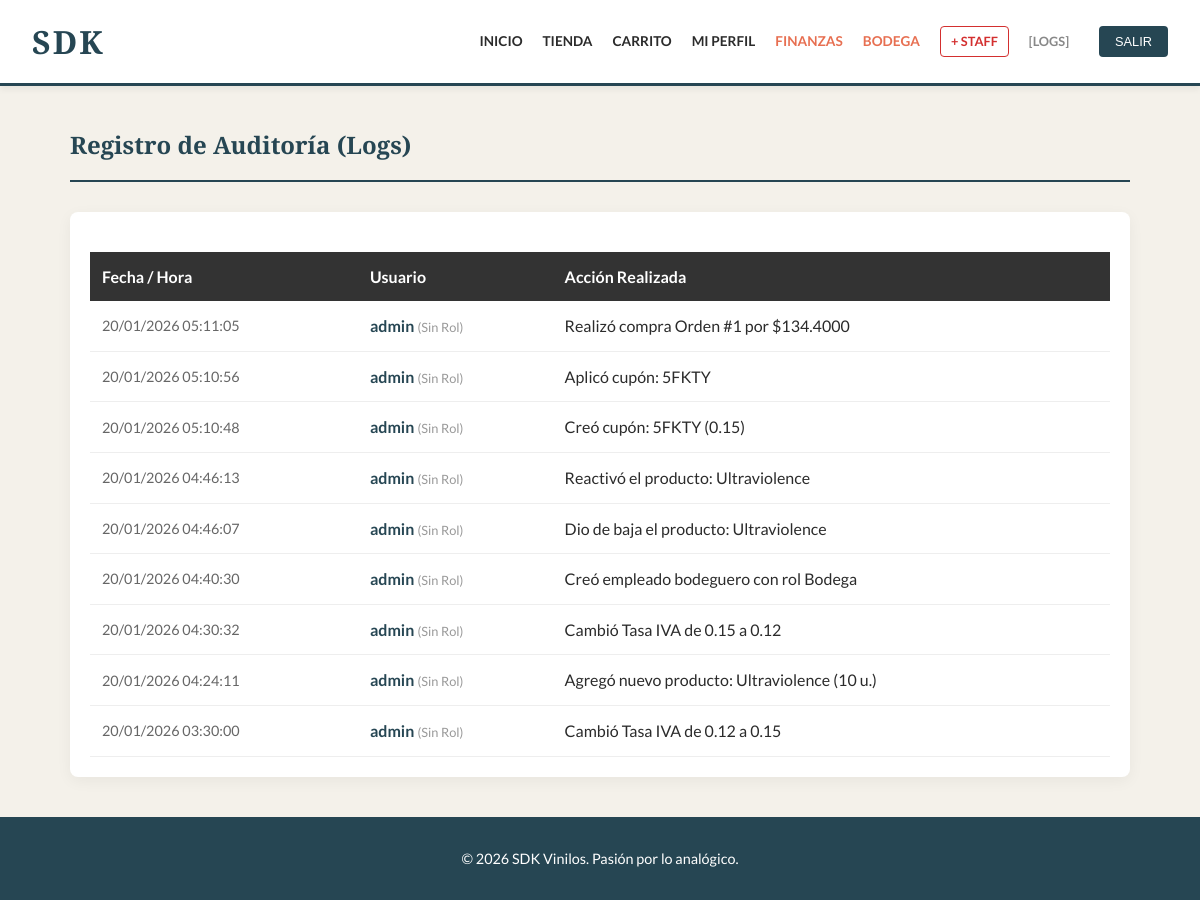
The page /gestion/logs/ (signed in) on the database as committed earlier.
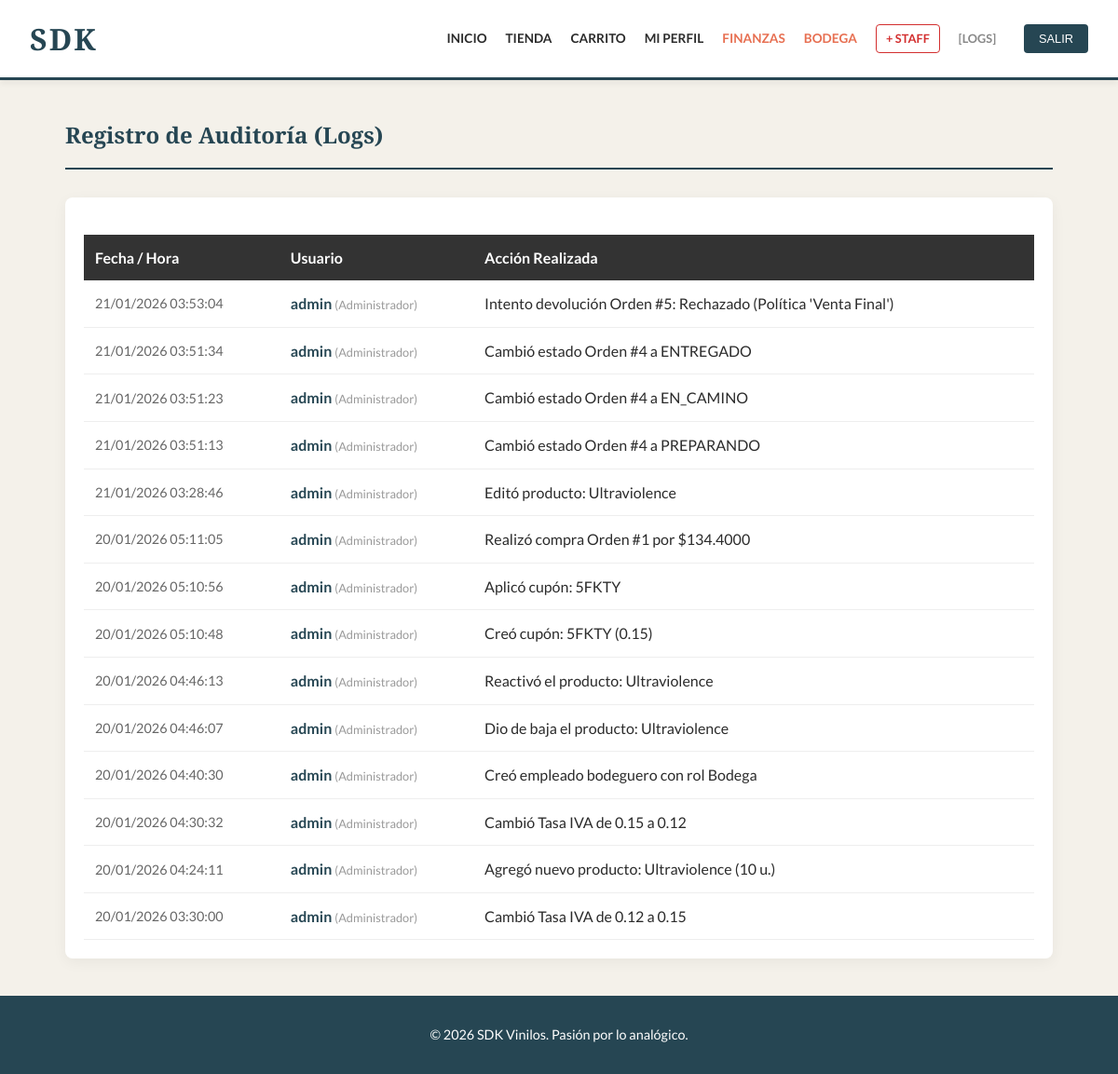
The same page on the database as committed later.
### tienda/models.py (models this page shows, shortened)
class LogAuditoria(models.Model):
    usuario = models.ForeignKey(User, on_delete=models.SET_NULL, null=True)
    accion = models.CharField(max_length=255)
    fecha = models.DateTimeField(auto_now_add=True)

### tienda/views.py (the view)
# urls.py: path('gestion/logs/', views.vistaLogs, name='ver_logs'), # Solo Admin
@user_passes_test(lambda u: u.is_superuser)
def vistaLogs(request):
    logs = LogAuditoria.objects.all().order_by('-fecha')[:100]
    return render(request, 'tienda/admin_logs.html', {'logs': logs})

### tienda/templatetags/roles.py (called while the page is built)
@register.filter(name='tiene_rol')
def tiene_rol(user, nombre_grupo):
    if user.is_superuser:
        return True
    return user.groups.filter(name=nombre_grupo).exists()

### tienda/templates/tienda/admin_logs.html
{% extends 'tienda/base.html' %}
{% block content %}
<h2 style="border-bottom: 2px solid var(--secundario); padding-bottom: 15px; margin-bottom: 30px;">
    Registro de Auditoría (Logs)
</h2>
<div style="background: #fff; padding: 20px; border-radius: 8px; box-shadow: 0 4px 15px rgba(0,0,0,0.05);">
    <table style="width: 100%; border-collapse: collapse;">
        <thead>
            <tr style="background: #333; color: #fff;">
                <th style="padding: 12px; text-align: left;">Fecha / Hora</th>
                <th style="padding: 12px; text-align: left;">Usuario</th>
                <th style="padding: 12px; text-align: left;">Acción Realizada</th>
            </tr>
        </thead>
        <tbody>
            {% for log in logs %}
            <tr style="border-bottom: 1px solid #eee;">
                <td style="padding: 12px; color: #666; font-size: 0.9rem;">
                    {{ log.fecha|date:"d/m/Y H:i:s" }}
                </td>
                <td style="padding: 12px; font-weight: bold; color: var(--secundario);">
                    {% if log.usuario %}
                        {{ log.usuario.username }}
                        <span style="font-weight: normal; font-size: 0.8rem; color: #999;">
                            ({{ log.usuario.groups.first.name|default:"Sin Rol" }})
                        </span>
                    {% else %}
                        Anónimo
                    {% endif %}
                </td>
                <td style="padding: 12px;">
                    {{ log.accion }}
                </td>
            </tr>
            {% empty %}
            <tr>
                <td colspan="3" style="padding: 30px; text-align: center; color: #999;">
                    El sistema está limpio. No hay registros aún.
                </td>
            </tr>
            {% endfor %}
        </tbody>
    </table>
</div>
{% endblock %}

Rows that differ between the two databases and show on the page:
added LogAuditoria: fecha "21/01/2026 03:53:04", usuario.username "admin", usuario.groups.first.name "Administrador", accion "Intento devolución Orden #5: Rechazado (Política 'Venta Final')"
added LogAuditoria: fecha "21/01/2026 03:51:34", usuario.username "admin", usuario.groups.first.name "Administrador", accion "Cambió estado Orden #4 a ENTREGADO"
added LogAuditoria: fecha "21/01/2026 03:51:23", usuario.username "admin", usuario.groups.first.name "Administrador", accion "Cambió estado Orden #4 a EN_CAMINO"
added LogAuditoria: fecha "21/01/2026 03:51:13", usuario.username "admin", usuario.groups.first.name "Administrador", accion "Cambió estado Orden #4 a PREPARANDO"
added LogAuditoria: fecha "21/01/2026 03:28:46", usuario.username "admin", usuario.groups.first.name "Administrador", accion "Editó producto: Ultraviolence"
computed for LogAuditoria "Realizó compra Orden #1 por $134.4000": usuario.groups.first.name "Sin Rol" → "Administrador"
computed for LogAuditoria "Aplicó cupón: 5FKTY": usuario.groups.first.name "Sin Rol" → "Administrador"
computed for LogAuditoria "Creó cupón: 5FKTY (0.15)": usuario.groups.first.name "Sin Rol" → "Administrador"
computed for LogAuditoria "Reactivó el producto: Ultraviolence": usuario.groups.first.name "Sin Rol" → "Administrador"
computed for LogAuditoria "Dio de baja el producto: Ultraviolence": usuario.groups.first.name "Sin Rol" → "Administrador"
computed for LogAuditoria "Creó empleado bodeguero con rol Bodega": usuario.groups.first.name "Sin Rol" → "Administrador"
computed for LogAuditoria "Cambió Tasa IVA de 0.15 a 0.12": usuario.groups.first.name "Sin Rol" → "Administrador"
computed for LogAuditoria "Agregó nuevo producto: Ultraviolence (10 u.)": usuario.groups.first.name "Sin Rol" → "Administrador"
computed for LogAuditoria "Cambió Tasa IVA de 0.12 a 0.15": usuario.groups.first.name "Sin Rol" → "Administrador"
